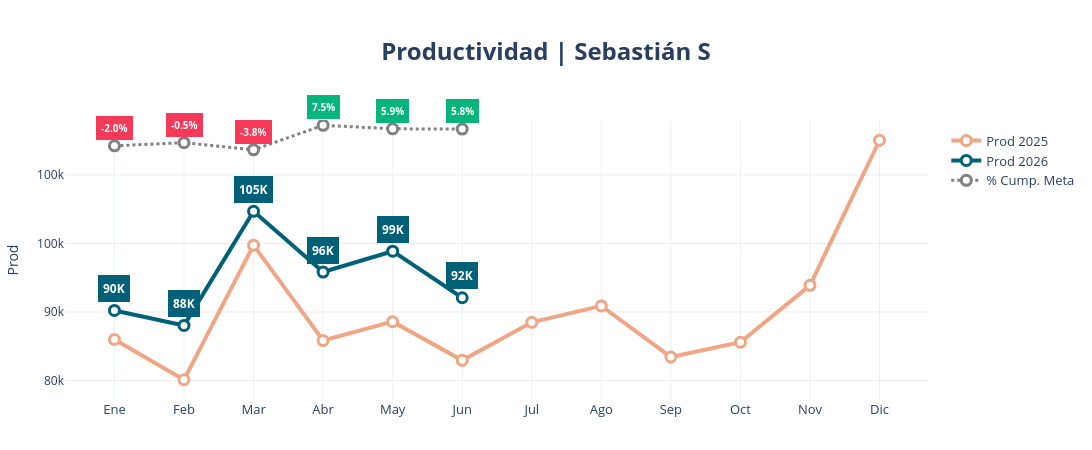

Source (notebook cell):
### Code cell
Historico_Productividad_GOS(
    df=df_graf2,
    titulo="Productividad | Sebastián S",
    value1="Prod",
    value2="CumpProd",
    ymin=None,
    ymax=None,
    y2min=-1,
    y2max=0.3,
    archivo_html="Productividad_SebastianS.html"
)

### Figure 1 — Plotly figure (JSON) as saved in the notebook; plotly's stock layout.template omitted (floating-point values rounded to 4 significant figures)
{"data": [{"line": {"color": "#efa686", "width": 4}, "marker": {"color": "white", "line": {"color": "#efa686", "width": 3}, "size": 10}, "mode": "lines+markers", "name": "Prod 2025", "type": "scatter", "x": ["Ene", "Feb", "Mar", "Abr", "May", "Jun", "Jul", "Ago", "Sep", "Oct", "Nov", "Dic"], "y": [85980.0, 80110.0, 99750.0, 85830.0, 88590.0, 82940.0, 88490.0, 90890.0, 83430.0, 85580.0, 93890.0, 115100.0]}, {"line": {"color": "#006077", "width": 4}, "marker": {"color": "white", "line": {"color": "#006077", "width": 3}, "size": 10}, "mode": "lines+markers", "name": "Prod 2026", "type": "scatter", "x": ["Ene", "Feb", "Mar", "Abr", "May", "Jun", "Jul", "Ago", "Sep", "Oct", "Nov", "Dic"], "y": [90230.0, 88040.0, 104700.0, 95830.0, 98870.0, 92080.0, NaN, NaN, NaN, NaN, NaN, NaN]}, {"customdata": [-0.0199, -0.005176, -0.03833, 0.0754, 0.05906, 0.05781, NaN, NaN, NaN, NaN, NaN, NaN], "hovertemplate": "%{customdata:.1%}<extra></extra>", "line": {"color": "#808080", "dash": "dot", "width": 3}, "marker": {"color": "white", "line": {"color": "#808080", "width": 3}, "size": 10}, "mode": "lines+markers", "name": "% Cump. Meta", "type": "scatter", "x": ["Ene", "Feb", "Mar", "Abr", "May", "Jun", "Jul", "Ago", "Sep", "Oct", "Nov", "Dic"], "y": [0.1801, 0.1948, 0.1617, 0.2754, 0.2591, 0.2578, NaN, NaN, NaN, NaN, NaN, NaN], "yaxis": "y2"}], "layout": {"annotations": [{"bgcolor": "#f43959", "bordercolor": "#f43959", "borderpad": 4, "font": {"color": "white", "size": 10}, "showarrow": false, "text": "<b>-2.0%</b>", "x": "Ene", "y": 0.1801, "yref": "y2", "yshift": 18}, {"bgcolor": "#f43959", "bordercolor": "#f43959", "borderpad": 4, "font": {"color": "white", "size": 10}, "showarrow": false, "text": "<b>-0.5%</b>", "x": "Feb", "y": 0.1948, "yref": "y2", "yshift": 18}, {"bgcolor": "#f43959", "bordercolor": "#f43959", "borderpad": 4, "font": {"color": "white", "size": 10}, "showarrow": false, "text": "<b>-3.8%</b>", "x": "Mar", "y": 0.1617, "yref": "y2", "yshift": 18}, {"bgcolor": "#06b57c", "bordercolor": "#06b57c", "borderpad": 4, "font": {"color": "white", "size": 10}, "showarrow": false, "text": "<b>7.5%</b>", "x": "Abr", "y": 0.2754, "yref": "y2", "yshift": 18}, {"bgcolor": "#06b57c", "bordercolor": "#06b57c", "borderpad": 4, "font": {"color": "white", "size": 10}, "showarrow": false, "text": "<b>5.9%</b>", "x": "May", "y": 0.2591, "yref": "y2", "yshift": 18}, {"bgcolor": "#06b57c", "bordercolor": "#06b57c", "borderpad": 4, "font": {"color": "white", "size": 10}, "showarrow": false, "text": "<b>5.8%</b>", "x": "Jun", "y": 0.2578, "yref": "y2", "yshift": 18}, {"bgcolor": "#006077", "bordercolor": "#006077", "borderpad": 4, "font": {"color": "white", "size": 12}, "showarrow": false, "text": "<b>90K</b>", "x": "Ene", "y": 90230.0, "yref": "y", "yshift": 22}, {"bgcolor": "#006077", "bordercolor": "#006077", "borderpad": 4, "font": {"color": "white", "size": 12}, "showarrow": false, "text": "<b>88K</b>", "x": "Feb", "y": 88040.0, "yref": "y", "yshift": 22}, {"bgcolor": "#006077", "bordercolor": "#006077", "borderpad": 4, "font": {"color": "white", "size": 12}, "showarrow": false, "text": "<b>105K</b>", "x": "Mar", "y": 104700.0, "yref": "y", "yshift": 22}, {"bgcolor": "#006077", "bordercolor": "#006077", "borderpad": 4, "font": {"color": "white", "size": 12}, "showarrow": false, "text": "<b>96K</b>", "x": "Abr", "y": 95830.0, "yref": "y", "yshift": 22}, {"bgcolor": "#006077", "bordercolor": "#006077", "borderpad": 4, "font": {"color": "white", "size": 12}, "showarrow": false, "text": "<b>99K</b>", "x": "May", "y": 98870.0, "yref": "y", "yshift": 22}, {"bgcolor": "#006077", "bordercolor": "#006077", "borderpad": 4, "font": {"color": "white", "size": 12}, "showarrow": false, "text": "<b>92K</b>", "x": "Jun", "y": 92080.0, "yref": "y", "yshift": 22}], "height": 450, "hovermode": "x unified", "legend": {"font": {"size": 13}, "orientation": "v", "x": 1.02, "xanchor": "left", "y": 0.98, "yanchor": "top"}, "margin": {"b": 50, "l": 60, "r": 60, "t": 120}, "title": {"font": {"size": 24}, "text": "<b>Productividad | Sebastián S</b>", "x": 0.5}, "width": 1226, "xaxis": {"tickfont": {"size": 13}}, "yaxis": {"gridcolor": "#ECECEC", "showgrid": true, "tickformat": ".0s", "title": {"text": "Prod"}, "zeroline": false}, "yaxis2": {"overlaying": "y", "range": [-1, 0.3], "showgrid": false, "showticklabels": false, "side": "right", "ticks": "", "zeroline": false}}}
